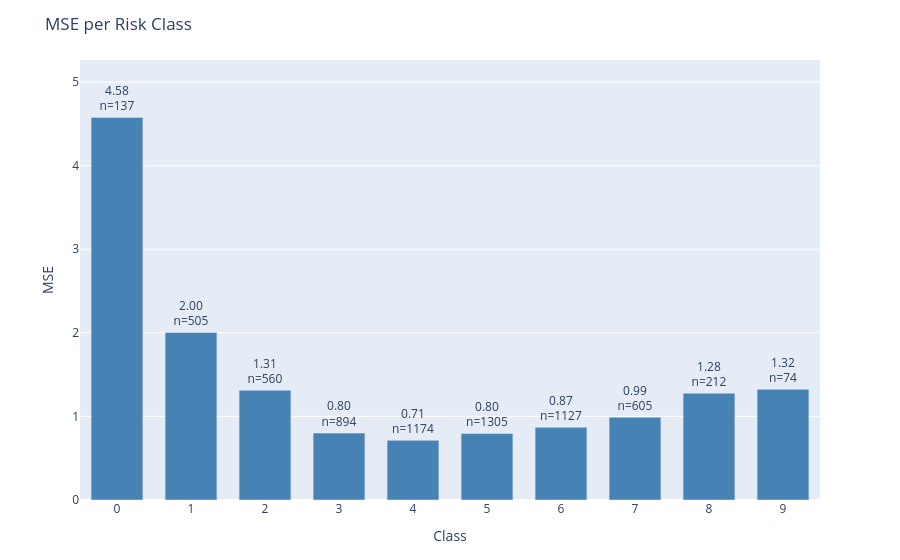

Notebook source saved alongside this figure:
### Code cell
plot_error_by_group(
    df=results_test,
    y_true_col='actual',
    y_pred_col='prediction',
    group_by='class',
    metric='mse',
    title='MSE per Risk Class'
)

### Figure 1 — Plotly figure (JSON) as saved in the notebook; plotly's stock layout.template omitted (floating-point values rounded to 4 significant figures)
{"data": [{"marker": {"color": "steelblue"}, "text": ["4.58<br>n=137", "2.00<br>n=505", "1.31<br>n=560", "0.80<br>n=894", "0.71<br>n=1174", "0.80<br>n=1305", "0.87<br>n=1127", "0.99<br>n=605", "1.28<br>n=212", "1.32<br>n=74"], "textposition": "outside", "type": "bar", "x": ["0", "1", "2", "3", "4", "5", "6", "7", "8", "9"], "y": [4.577, 2.004, 1.312, 0.8009, 0.7138, 0.7954, 0.8696, 0.9901, 1.278, 1.324]}], "layout": {"bargap": 0.3, "margin": {"b": 60, "t": 60}, "title": {"text": "MSE per Risk Class"}, "uniformtext": {"minsize": 8, "mode": "hide"}, "xaxis": {"title": {"text": "Class"}}, "yaxis": {"range": [0, 5.263], "title": {"text": "MSE"}}}}
